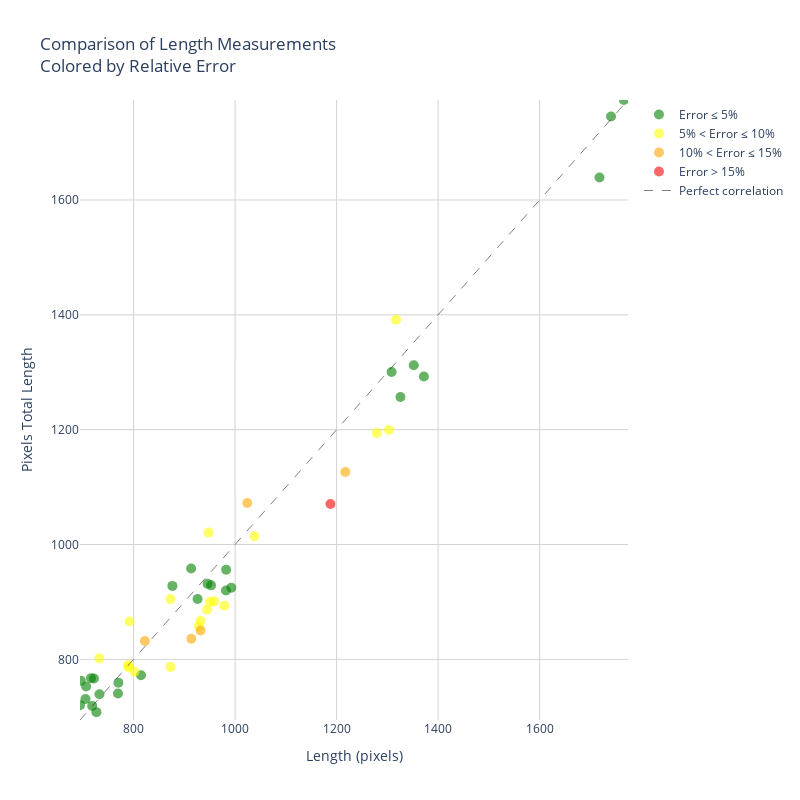

This figure's notebook cell:
### Code cell
import plotly.express as px
import plotly.graph_objects as go

# Create scatter plot with plotly
fig = go.Figure()

# Plot points with different colors based on relative error
error_thresholds = [5, 10, 15]
colors = ['green', 'yellow', 'orange', 'red']

for i in range(len(error_thresholds) + 1):
    if i == 0:
        mask = new_df['real_length_rel_diff'] <= error_thresholds[0]
        label = f'Error ≤ {error_thresholds[0]}%'
    elif i == len(error_thresholds):
        mask = new_df['real_length_rel_diff'] > error_thresholds[-1]
        label = f'Error > {error_thresholds[-1]}%'
    else:
        mask = (new_df['real_length_rel_diff'] > error_thresholds[i-1]) & \
               (new_df['real_length_rel_diff'] <= error_thresholds[i])
        label = f'{error_thresholds[i-1]}% < Error ≤ {error_thresholds[i]}%'
    
    fig.add_trace(go.Scatter(
        x=new_df[mask]['Length'],
        y=new_df[mask]['pixels_total_length'],
        mode='markers',
        name=label,
        marker=dict(
            color=colors[i],
            size=10,
            opacity=0.6
        ),
        hovertemplate=
        '<b>Image:</b> %{customdata[0]}<br>' +
        '<b>Pixels Total Length:</b> %{y:.1f}<br>' +
        '<b>Length:</b> %{x:.1f}<br>' +
        '<b>Total Length:</b> %{customdata[1]:.1f}<br>' +
        '<b>Lobster Size:</b> %{customdata[2]}<br>' +
        '<b>Pixel Rel Diff:</b> %{customdata[3]:.1f}%<br>' +
        '<b>Pixel Abs Diff:</b> %{customdata[4]:.1f}<br>' +
        '<b>Real Length Abs Diff:</b> %{customdata[5]:.1f}<br>' +
        '<b>Real Length Rel Diff:</b> %{customdata[6]:.1f}%<br>',
        customdata=list(zip(new_df[mask]['image_name'], 
                          new_df[mask]['total_length'],
                          new_df[mask]['lobster_size'],
                          new_df[mask]['pixel_rel_diff'],
                          new_df[mask]['pixel_abs_diff'],
                          new_df[mask]['real_length_abs_diff'],
                          new_df[mask]['real_length_rel_diff']
                          )
                          )
    ))

# Add diagonal line for perfect correlation
min_val = min(new_df['Length'].min(), new_df['pixels_total_length'].min())
max_val = max(new_df['Length'].max(), new_df['pixels_total_length'].max())
fig.add_trace(go.Scatter(
    x=[min_val, max_val],
    y=[min_val, max_val],
    mode='lines',
    name='Perfect correlation',
    line=dict(color='black', dash='dash', width=1),
    opacity=0.5
))

# Update layout
fig.update_layout(
    title='Comparison of Length Measurements<br>Colored by Relative Error',
    xaxis_title='Length (pixels)',
    yaxis_title='Pixels Total Length',
    showlegend=True,
    width=800,
    height=800,
    xaxis=dict(range=[min_val, max_val]),
    yaxis=dict(range=[min_val, max_val]),
    plot_bgcolor='white'
)

# Add grid
fig.update_xaxes(showgrid=True, gridwidth=1, gridcolor='lightgray')
fig.update_yaxes(showgrid=True, gridwidth=1, gridcolor='lightgray')

fig.show()

### Figure 1 — Plotly figure (JSON) as saved in the notebook; plotly's stock layout.template omitted (floating-point values rounded to 4 significant figures; data arrays with more than 128 entries replaced by an {"elided": "..."} marker saying what was removed)
{"data": [{"customdata": {"elided": "27x7 mixed values"}, "hovertemplate": "<b>Image:</b> %{customdata[0]}<br><b>Pixels Total Length:</b> %{y:.1f}<br><b>Length:</b> %{x:.1f}<br><b>Total Length:</b> %{customdata[1]:.1f}<br><b>Lobster Size:</b> %{customdata[2]}<br><b>Pixel Rel Diff:</b> %{customdata[3]:.1f}%<br><b>Pixel Abs Diff:</b> %{customdata[4]:.1f}<br><b>Real Length Abs Diff:</b> %{customdata[5]:.1f}<br><b>Real Length Rel Diff:</b> %{customdata[6]:.1f}%<br>", "marker": {"color": "green", "opacity": 0.6, "size": 10}, "mode": "markers", "name": "Error ≤ 5%", "type": "scatter", "x": [718.5, 1741.0, 732.7, 1766.0, 1308.0, 770.0, 945.7, 726.8, 926.1, 952.7, 705.2, 694.4, 982.4, 769.3, 1352, 814.6, 913.4, 721.9, 706.5, 716.0, 876.5, 982.1, 696.2, 992.7, 1326.0, 1718.0, 1372.0], "y": [719, 1745.0, 739.4, 1774.0, 1300.0, 759.4, 931.8, 708.1, 905.3, 928.9, 730.9, 720.3, 956.2, 740.6, 1312.0, 772.3, 958.2, 766.8, 752.7, 767.3, 928, 920, 762.6, 924.6, 1257, 1639.0, 1293.0]}, {"customdata": [["undistorted_GX010191_8_309", 154.8, "small", 0.0656, 0.518, 9.8, 6.759], ["undistorted_GX010191_32_305", 154.2, "small", 0.4425, 3.495, 9.2, 6.345], ["undistorted_GX010191_28_230", 152.7, "small", 2.865, 22.97, 7.7, 5.31], ["undistorted_GX010191_88_1016", 190.4, "big", 2.295, 23.83, 10.4, 5.778], ["undistorted_GX010191_47_507", 170.3, "big", 3.71, 32.38, 9.7, 5.389], ["undistorted_GX010191_34_1128", 169.7, "big", 5.291, 50.29, 10.3, 5.722], ["undistorted_GX010191_41_1322", 169, "big", 6.031, 57.84, 11, 6.111], ["undistorted_GX010191_42_1339", 166.6, "big", 6.186, 58.45, 13.4, 7.444], ["undistorted_GX010191_43_1353", 164.2, "big", 6.911, 64.39, 15.8, 8.778], ["undistorted_GX010191_106_1320", 155, "small", 9.456, 69.26, 10, 6.897], ["undistorted_GX010191_110_1355", 162.4, "big", 7.649, 71.01, 17.6, 9.778], ["undistorted_GX010191_32_305", 191.5, "big", 7.709, 73.06, 11.5, 6.389], ["undistorted_GX010191_14_460", 162.5, "big", 9.329, 73.89, 17.5, 9.722], ["undistorted_GX010194_7_885", 154.7, "small", 5.643, 74.33, 9.7, 6.69], ["undistorted_GX010194_19_285", 133.1, "small", 6.626, 84.76, 11.9, 8.207], ["undistorted_GX010191_117_1408", 168.9, "big", 8.734, 85.5, 11.1, 6.167], ["undistorted_GX010191_47_507", 153.4, "small", 9.824, 85.72, 8.4, 5.793], ["undistorted_GX010193_19_1334", 134.3, "small", 7.95, 103.6, 10.7, 7.379]], "hovertemplate": "<b>Image:</b> %{customdata[0]}<br><b>Pixels Total Length:</b> %{y:.1f}<br><b>Length:</b> %{x:.1f}<br><b>Total Length:</b> %{customdata[1]:.1f}<br><b>Lobster Size:</b> %{customdata[2]}<br><b>Pixel Rel Diff:</b> %{customdata[3]:.1f}%<br><b>Pixel Abs Diff:</b> %{customdata[4]:.1f}<br><b>Real Length Abs Diff:</b> %{customdata[5]:.1f}<br><b>Real Length Rel Diff:</b> %{customdata[6]:.1f}%<br>", "marker": {"color": "yellow", "opacity": 0.6, "size": 10}, "mode": "markers", "name": "5% < Error ≤ 10%", "type": "scatter", "x": [789.6, 789.8, 801.6, 1038.0, 872.6, 950.5, 959.0, 944.8, 931.8, 732.5, 928.3, 947.7, 792.0, 1317.0, 1279.0, 978.9, 872.6, 1303.0], "y": [790.1, 786.3, 778.6, 1014.0, 905, 900.2, 901.2, 886.4, 867.4, 801.8, 857.3, 1021.0, 865.9, 1392.0, 1194.0, 893.4, 786.9, 1200.0]}, {"customdata": [["undistorted_GX010191_94_1132", 156.7, "big", 1.181, 9.711, 23.3, 12.94], ["undistorted_GX010191_28_230", 201.1, "big", 4.722, 48.35, 21.1, 11.72], ["undistorted_GX010191_16_495", 157, "big", 8.533, 77.97, 23, 12.78], ["undistorted_GX010191_15_479", 159.4, "big", 8.778, 81.81, 20.6, 11.44], ["undistorted_GX010194_26_373", 126.4, "small", 7.466, 90.87, 18.6, 12.83]], "hovertemplate": "<b>Image:</b> %{customdata[0]}<br><b>Pixels Total Length:</b> %{y:.1f}<br><b>Length:</b> %{x:.1f}<br><b>Total Length:</b> %{customdata[1]:.1f}<br><b>Lobster Size:</b> %{customdata[2]}<br><b>Pixel Rel Diff:</b> %{customdata[3]:.1f}%<br><b>Pixel Abs Diff:</b> %{customdata[4]:.1f}<br><b>Real Length Abs Diff:</b> %{customdata[5]:.1f}<br><b>Real Length Rel Diff:</b> %{customdata[6]:.1f}%<br>", "marker": {"color": "orange", "opacity": 0.6, "size": 10}, "mode": "markers", "name": "10% < Error ≤ 15%", "type": "scatter", "x": [822.3, 1024.0, 913.8, 932.0, 1217.0], "y": [832, 1072.0, 835.8, 850.2, 1126.0]}, {"customdata": [["undistorted_GX010193_20_1365", 120.6, "small", 9.869, 117.2, 24.4, 16.83]], "hovertemplate": "<b>Image:</b> %{customdata[0]}<br><b>Pixels Total Length:</b> %{y:.1f}<br><b>Length:</b> %{x:.1f}<br><b>Total Length:</b> %{customdata[1]:.1f}<br><b>Lobster Size:</b> %{customdata[2]}<br><b>Pixel Rel Diff:</b> %{customdata[3]:.1f}%<br><b>Pixel Abs Diff:</b> %{customdata[4]:.1f}<br><b>Real Length Abs Diff:</b> %{customdata[5]:.1f}<br><b>Real Length Rel Diff:</b> %{customdata[6]:.1f}%<br>", "marker": {"color": "red", "opacity": 0.6, "size": 10}, "mode": "markers", "name": "Error > 15%", "type": "scatter", "x": [1188.0], "y": [1071.0]}, {"line": {"color": "black", "dash": "dash", "width": 1}, "mode": "lines", "name": "Perfect correlation", "opacity": 0.5, "type": "scatter", "x": [694.4, 1774.0], "y": [694.4, 1774.0]}], "layout": {"height": 800, "plot_bgcolor": "white", "showlegend": true, "title": {"text": "Comparison of Length Measurements<br>Colored by Relative Error"}, "width": 800, "xaxis": {"gridcolor": "lightgray", "gridwidth": 1, "range": [694.4, 1774.0], "showgrid": true, "title": {"text": "Length (pixels)"}}, "yaxis": {"gridcolor": "lightgray", "gridwidth": 1, "range": [694.4, 1774.0], "showgrid": true, "title": {"text": "Pixels Total Length"}}}}
